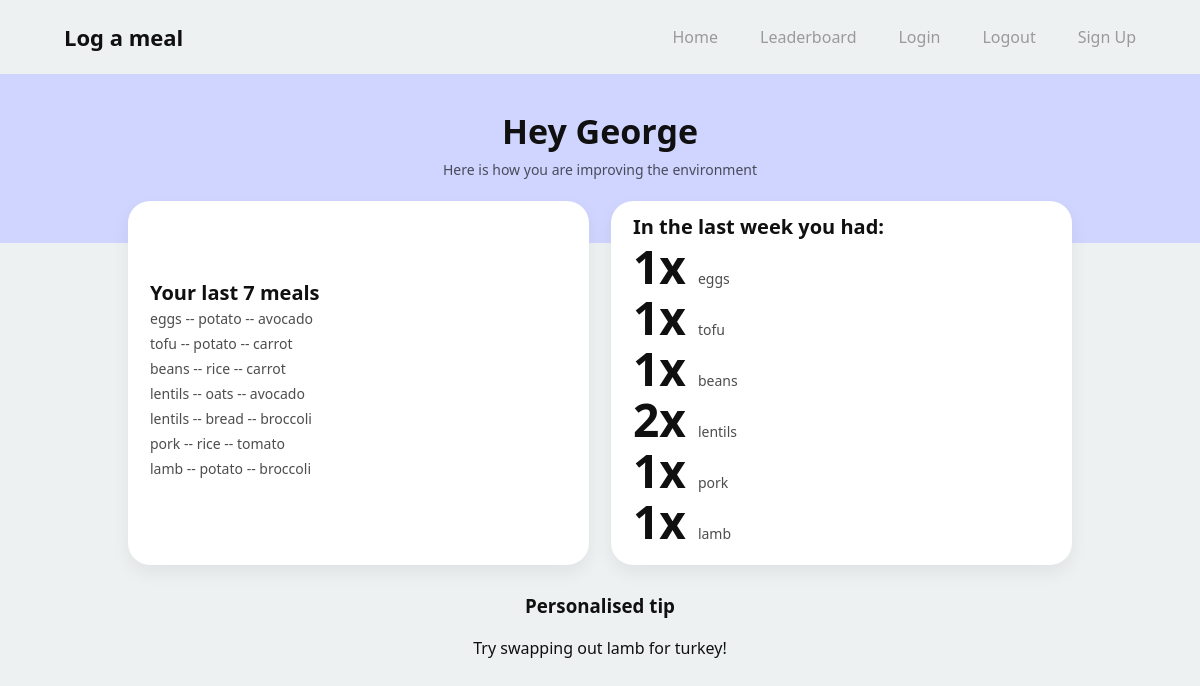
Screenshot of / (signed in) with the database file from the repository.
### app/models.py (models this page shows, shortened)
class User(db.Model,UserMixin):
    __tablename__ = 'users'
    id: so.Mapped[int] = so.mapped_column(primary_key=True)
    username: so.Mapped[str] = so.mapped_column(sa.String(63), index=True, unique=True)
    email: so.Mapped[str] = so.mapped_column(sa.String(119), index=True, unique=True)
    password_hash: so.Mapped[Optional[str]] = so.mapped_column(sa.String(255))
    weekly_score: so.Mapped[int] = so.mapped_column(sa.Integer, index=True, default=0)
    meals: so.Mapped[list['Meal']] = so.relationship(back_populates='user')

class Meal(db.Model):
    id: so.Mapped[int] = so.mapped_column(primary_key=True)
    carb: so.Mapped[str] = so.mapped_column(sa.String(16))
    protein: so.Mapped[str] = so.mapped_column(sa.String(16))
    veg: so.Mapped[str] = so.mapped_column(sa.String(16))
    total_emissions: so.Mapped[float] = so.mapped_column(sa.Float, default=0)
    date_added: so.Mapped[str] = so.mapped_column(sa.Date, default=date.today())
    user_id: so.Mapped[int] = so.mapped_column(sa.ForeignKey(User.id), index=True)
    user: so.Mapped[User] = so.relationship(back_populates='meals')

### app/routes.py (the view)
@app.route("/",methods=["GET","POST"])
@login_required
def index():
    last_7_meals = current_user.meals[-7:]
    protein_count = {}
    for meal in last_7_meals:
        if meal.protein not in protein_count:
            protein_count[meal.protein] = 1
        else:
            protein_count[meal.protein] += 1
    return render_template("index.html",
                           last_7_meals=last_7_meals,
                           protein_count=protein_count,
                           user_name=current_user.username)

### app/models.py (called while the page is built)
@login.user_loader
def load_user(id):
    return db.session.get(User, int(id))

### app/templates/index.html (shortened to what this page needs)
{% extends "base.html" %}
{% block styles %}
<link rel="stylesheet" href="{{ url_for('static', filename='css/log_meal.css') }}">
{% endblock %}
{% block content %}
<main class="dash">
    <section class="dash-hero">
        <h1 class="dash-title">{{"Hey " + user_name if user_name else "You are not logged in" }}</h1>
        <p class="dash-subtitle">Here is how you are improving the environment</p>
    </section>
    <section class="stats">
        <div class="stat-card">
            <div class="stat-title">Your last 7 meals</div>
            {% for meal in last_7_meals %}
            <div class="stat-row">
                <div class="stat-label">{{ meal.protein }} -- {{ meal.carb }} -- {{ meal.veg }}</div>
            </div>
            {% endfor %}
        </div>
        <div class="stat-card stat-card--right">
            <div class="stat-title">In the last week you had:</div>
            {% for k, v in protein_count.items() %}
            <div class="stat-row">
                <div class="stat-value">{{ v }}x</div>
                <div class="stat-label">{{ k }}</div>
            </div>
            {% endfor %}
        </div>
    </section>
    <h3 style="text-align:center">Personalised tip</h3>
    {% if "beef" in protein_count.keys() %}
    <p style="text-align:center">Try swapping out beef for pork!</p>
    {% elif "lamb" in protein_count.keys() %}
    <p style="text-align:center">Try swapping out lamb for turkey!</p>
    {% elif "shrimp" in protein_count.keys() %}
    <p style="text-align:center">Try swapping out shrimp for wild fish!</p>
    {% elif "pork" in protein_count.keys() %}
    <p style="text-align:center">Try swapping out pork for tofu!</p>
    {% else %}
    <p style="text-align:center">You have a very low environmental impact, keep doing what you're doing!</p>
    {% endif %}
    {% endblock %}

### app/static/css/style.css (style rules this page uses)
*, *::before, *::after { box-sizing: border-box; }
:root { --bg: #ffffff; --text: #111111; --muted: #7a7a7a; --nav-muted: #9a9a9a; --pill-bg: #cdd3ff; --pill-text: #111111; --container: 1120px; --radius-lg: 48px; --placeholder: #d9d9d9; }
body { margin: 0; font-family: system-ui, -apple-system, Segoe UI, Roboto, Helvetica, Arial, sans-serif; background: var(--bg); color: var(--text); }

### app/static/css/log_meal.css (style rules this page uses)
*, *::before, *::after { box-sizing: border-box; }
:root { --lavender: #cfd5ff; --page-bg: #eef1f1; --card: #ffffff; --text: #101010; --muted: #3c3c3c; --shadow: 0 8px 18px rgba(0,0,0,0.06); }
body { margin: 0; font-family: system-ui, -apple-system, Segoe UI, Roboto, Helvetica, Arial, sans-serif; background: var(--page-bg); color: var(--text); }
.dash { min-height: 100vh; }
.dash-hero { background: var(--lavender); padding: 34px 18px 64px; text-align: center; }
.dash-title { margin: 0; font-size: 34px; font-weight: 800; }
.dash-subtitle { margin: 6px 0 0; font-size: 14px; color: rgba(0,0,0,0.65); }
.stats { max-width: 980px; margin: -42px auto 28px; padding: 0 18px; display: grid; grid-template-columns: 1fr 1fr; gap: 22px; }
.stat-card { background: var(--card); border-radius: 22px; box-shadow: var(--shadow); padding: 16px 22px; min-height: 92px; display: flex; flex-direction: column; justify-content: center; }
.stat-label { font-size: 14px; color: rgba(0,0,0,0.7); margin-bottom: 6px; }
.stat-row { display: flex; align-items: baseline; gap: 12px; }
.stat-value { font-size: 46px; line-height: 1; font-weight: 800; }
.stat-title { font-size: 20px; line-height: 1; font-weight: 800; margin-bottom: 6px; }

### rows the page displays
User: username "Hey George"
Meal: protein "eggs", carb "potato", veg "avocado", v "1"
Meal: protein "tofu", carb "potato", veg "carrot", v "1"
Meal: protein "beans", carb "rice", veg "carrot", v "1"
Meal: protein "lentils", carb "oats", veg "avocado", v "2"
Meal: protein "lentils", carb "bread", veg "broccoli"
Meal: protein "pork", carb "rice", veg "tomato", v "1"
Meal: protein "lamb", carb "potato", veg "broccoli", v "1"
